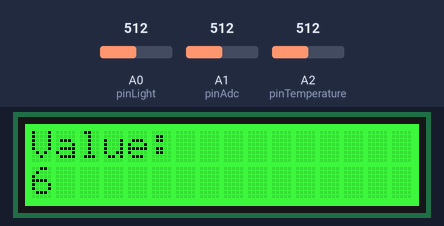
The sketch below on a simulated Arduino Uno, built with avr-gcc and run on an emulated ATmega328P. Shown: 16×2 character LCD. The inputs (shaded band) are chosen by the test bench; at power-on: A0 (pinLight) = 512, A1 (pinAdc) = 512, A2 (pinTemperature) = 512. WiFi joins after 1.5 s; servers stay silent unless stated; random numbers use the default seed unless the sketch sets one; no MQTT or app messages arrive unless stated; what the sketch prints to the serial monitor is not drawn.

Above: at 3.3 s.
At 4.3 s:
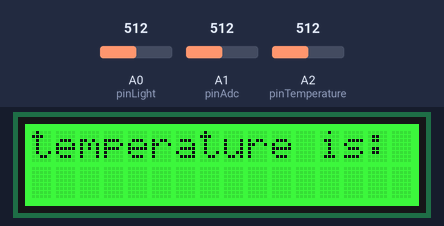
4.4 s: A0 (pinLight) set to 390
At 11.0 s:
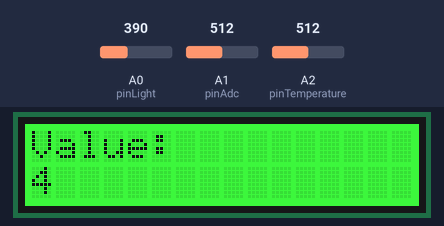
12.7 s: A0 (pinLight) set to 410
At 18.0 s:
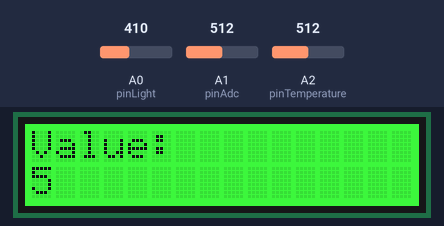
19.8 s: A0 (pinLight) set to 306
At 24.9 s:
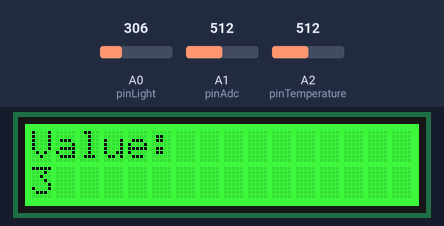
Timing chart, 0 to 26.4 s (numbered marks = the images above; inputs shaded):
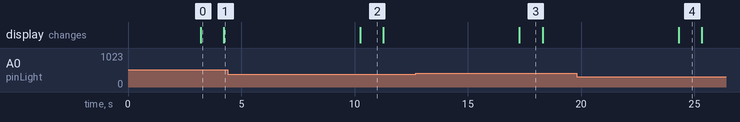

Measured:
- what the display in image 0 shows lasts 1.0 s, from 3.2 s to 4.2 s

The sketch:

mqtt_basic.ino
```cpp
/*
 Basic MQTT example

 This sketch demonstrates the basic capabilities of the library.
 It connects to an MQTT server then:
  - publishes "hello world" to the topic "outTopic"
  - subscribes to the topic "inTopic", printing out any messages
    it receives. NB - it assumes the received payloads are strings not binary

 It will reconnect to the server if the connection is lost using a blocking
 reconnect function. See the 'mqtt_reconnect_nonblocking' example for how to
 achieve the same result without blocking the main loop.

*/
#include <Arduino.h>
#include <SPI.h>
#include <Ethernet.h>
#include <PubSubClient.h>
#include <OneWire.h>
#include <Wire.h>
#include "rgb_lcd.h"


#include <math.h>
#include <Wire.h>
#include "rgb_lcd.h"

const int pinAdc = A1;


const int colorR = 0;
const int colorG = 250;
const int colorB = 0;
const int pinLight = A0;
const int pinSound = A1;
const int pinTemperature = A2;
float light=0.0;
float sound;

int a; //thermistor value
float c;
int b = 3985;      //b value of the thermistor
float resistance;

rgb_lcd lcd;


// Update these with values suitable for your network.
byte mac[]    = {  0xDE, 0xAD, 0xBE, 0xFE, 0xFE, 0xED };
IPAddress ip(192, 168, 10, 1);
IPAddress server(192, 168, 10, 10);

void callback(char* topic, byte* payload, unsigned int length) {
  Serial.print("Message arrived [");
  Serial.print(light);
  Serial.print("] ");
  for (int i=0;i<length;i++) {
    Serial.print((char)payload[i]);
  }
  Serial.println();
}

EthernetClient ethClient;
PubSubClient client(ethClient);


void reconnect() {
  // Loop until we're reconnected
  while (!client.connected()) {
    Serial.print("Attempting MQTT connection...");
    // Attempt to connect
    if (client.connect("arduinoClient")) {
      Serial.println("connected");
      // Once connected, publish an announcement...
      client.publish("outTopic","Sensor Info");
      // ... and resubscribe
      client.subscribe("inTopic");
    } else {
      Serial.print("failed, rc=");
      Serial.print(client.state());
      Serial.println(" try again in 5 seconds");
      // Wait 5 seconds before retrying
      delay(5000);
    }
  }
}

void setup()
{


   //Serial.begin(115200);
    //Serial.println("Grove - Sound Sensor Test...");


  lcd.begin(16,2);
  lcd.setRGB(colorR, colorG, colorB);
  Serial.begin(57600);


printf("Light = %f", light);
  client.setServer(server, 1883);
  pinMode(A2, INPUT);
  client.setCallback(callback);
  // set up the LCD's number of columns and rows:
    lcd.begin(16, 2);

    lcd.setRGB(colorR, colorG, colorB);

    // Print a message to the LCD.
    lcd.print("Welcome to IOTLab");
    delay(1500);

  Ethernet.begin(mac, ip);
  // Allow the hardware to sort itself out
  delay(1500);
}

void loop()
{
  if (!client.connected()) {
    reconnect();
  }
   int value = analogRead(A0);
  value = map(value, 0, 800, 0, 10);
  lcd.clear();
  lcd.setCursor(0,0);
  lcd.print("Value: ");
  lcd.setCursor(0,1);
  lcd.print(value);
  delay(1000);

  //int f = (c*(9/5)+32);//convert to F (delete if you want C)
  lcd.clear();
  lcd.setCursor(0,0);
  lcd.print("temperature is:");
  lcd.setCursor(0,1);
  //lcd.print("f");//change to lcd.print("c"); if you want C
  delay(1000);//wait 1 seco

   int sensorValueLight = analogRead(pinLight);
   int sensorValueSound = analogRead(pinSound);
   int sensorValueTemperature = analogRead(pinTemperature);
   a = sensorValueTemperature; //find the original reading of the thermistor
   resistance = (float)(1023 - a) * 10000 / a; //get the resistance of the sensor;
   c = 1 / (log(resistance / 10000) / b + 1 / 298.15) - 273.15; //convert to Celsius via datasheet&nbsp;;
   sensorValueTemperature = c;

   //float lux = exp(float(sensorValueLight)/20.0);
   //sensorValueLight = int(lux);

    String light, sound;
    if (sensorValueLight < 10) {
      light = "Dark";
  }
  else if (sensorValueLight < 200) {
    light = "Dim";
  }
  else if (sensorValueLight < 400) {
    light = "Light";
  }
  else if (sensorValueLight < 700) {
    light = "Bright";
  } else {
    light = "Very bright";
  }

   long sum = 0;
    for(int i=0; i<32; i++){
        sum += analogRead(pinAdc);
    }

    sum >>= 5;

    delay(5000);
    char copy[15];
    String sensorLight = String(sensorValueLight);
    sensorLight.toCharArray(copy, 15);
    client.publish("Light", copy);

    if (sensorValueSound < 10) {
      sound = "Quiet";
  }
  else if (sensorValueSound < 200) {
    sound = "Moderate";
  }
  else if (sensorValueSound < 450) {
    sound = "Noisy";
  }
  else {
    sound = "Intolerable";
  }

    String sensorSound = String(sensorValueSound);
    sensorSound.toCharArray(copy, 15);
    client.publish("Sound", copy);
    //printf("%s\n", sensorValue);

    String sensorTemperature = String(sensorValueTemperature);
    sensorTemperature.toCharArray(copy, 15);
    client.publish("Temperature", copy);

    int humidity = random(40, 100);
    String Humid = String(humidity);
    Humid.toCharArray(copy, 15);
    client.publish("Humidity", copy);

    Serial.print("light: ");
    Serial.println(sensorValueLight);
    Serial.print("sound: ");
    Serial.println(sensorValueSound);
    Serial.print("temperature: ");
    Serial.println(sensorValueTemperature);
    Serial.print("Humidity: ");
    Serial.println(Humid);
    }
```
